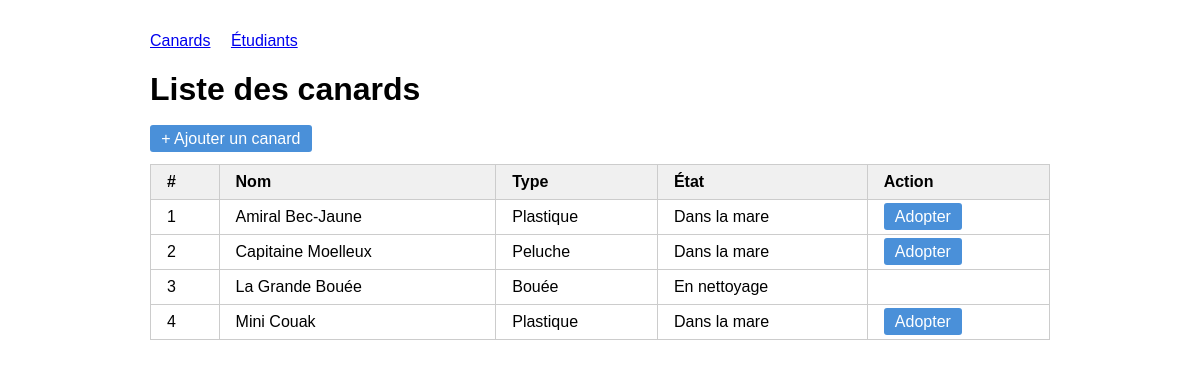
The page / on the database its author committed.
### tables this page shows
CREATE TABLE canard (
    id   INT          AUTO_INCREMENT PRIMARY KEY,
    nom  VARCHAR(100) NOT NULL,
    type ENUM('Plastique', 'Peluche', 'Bouée') NOT NULL,
    etat ENUM('Dans la mare', 'En vadrouille', 'En nettoyage') NOT NULL DEFAULT 'Dans la mare'
);

### controllers/CanardController.php (called while the page is built, shortened)
<?php
require_once __DIR__ . '/../models/Canard.php';
class CanardController
{
    private Canard $model;
    public function __construct()
    {
        $this->model = new Canard();
    }
    public function liste(): void
    {
        $canards = $this->model->getAll();
        require __DIR__ . '/../views/canards/liste.php';
    }
}

### models/Canard.php (called while the page is built, shortened)
<?php
require_once __DIR__ . '/../config/db.php';
class Canard
{
    private PDO $pdo;
    public function __construct()
    {
        global $pdo;
        $this->pdo = $pdo;
    }
    public function getAll(): array
    {
        $stmt = $this->pdo->query('SELECT * FROM canard ORDER BY nom');
        return $stmt->fetchAll(PDO::FETCH_ASSOC);
    }
}

### views/canards/liste.php (the view, shortened to what this page needs)
<!DOCTYPE html>
<html lang="fr">
<head>
</head>
<body>
<nav>
    <a href="index.php?page=canards">Canards</a>
    <a href="index.php?page=etudiants">Étudiants</a>
</nav>
<h1>Liste des canards</h1>
<a class="btn" href="index.php?page=canards&action=ajouter">+ Ajouter un canard</a>
<table>
    <thead>
        <tr>
            <th>#</th>
            <th>Nom</th>
            <th>Type</th>
            <th>État</th>
            <th>Action</th>
        </tr>
    </thead>
    <tbody>
        <?php foreach ($canards as $canard): ?>
        <tr>
            <td><?= htmlspecialchars($canard['id']) ?></td>
            <td><?= htmlspecialchars($canard['nom']) ?></td>
            <td><?= htmlspecialchars($canard['type']) ?></td>
            <td><?= htmlspecialchars($canard['etat']) ?></td>
            <td>
                <?php if ($canard['etat'] === 'Dans la mare'): ?>
                    <a class="btn" href="index.php?page=emprunts&canard_id=<?= $canard['id'] ?>">Adopter</a>
                <?php endif; ?>
            </td>
        </tr>
        <?php endforeach; ?>
    </tbody>
</table>
</body>
</html>

### index.php (shortened to what this page needs)
<?php
$page   = $_GET['page']   ?? 'canards';
$action = $_GET['action'] ?? 'liste';
switch ($page) {
    default:
        require_once 'controllers/CanardController.php';
        $controller = new CanardController();
}
if (method_exists($controller, $action)) {
    $controller->$action();
} else {
    $controller->liste();
}

### views/canards/liste.php (style rules this page uses)
body { font-family: sans-serif; max-width: 900px; margin: 2rem auto; }
nav a { margin-right: 1rem; }
table { width: 100%; border-collapse: collapse; margin-top: 1rem; }
th, td { border: 1px solid #ccc; padding: .5rem 1rem; text-align: left; }
th { background: #f0f0f0; }
.btn { padding: .3rem .7rem; text-decoration: none; background: #4a90d9; color: #fff; border-radius: 3px; }

### rows shown on the page
canard: id "1", nom "Amiral Bec-Jaune", type "Plastique", etat "Dans la mare"
canard: id "2", nom "Capitaine Moelleux", type "Peluche", etat "Dans la mare"
canard: id "3", nom "La Grande Bouée", type "Bouée", etat "En nettoyage"
canard: id "4", nom "Mini Couak", type "Plastique", etat "Dans la mare"
